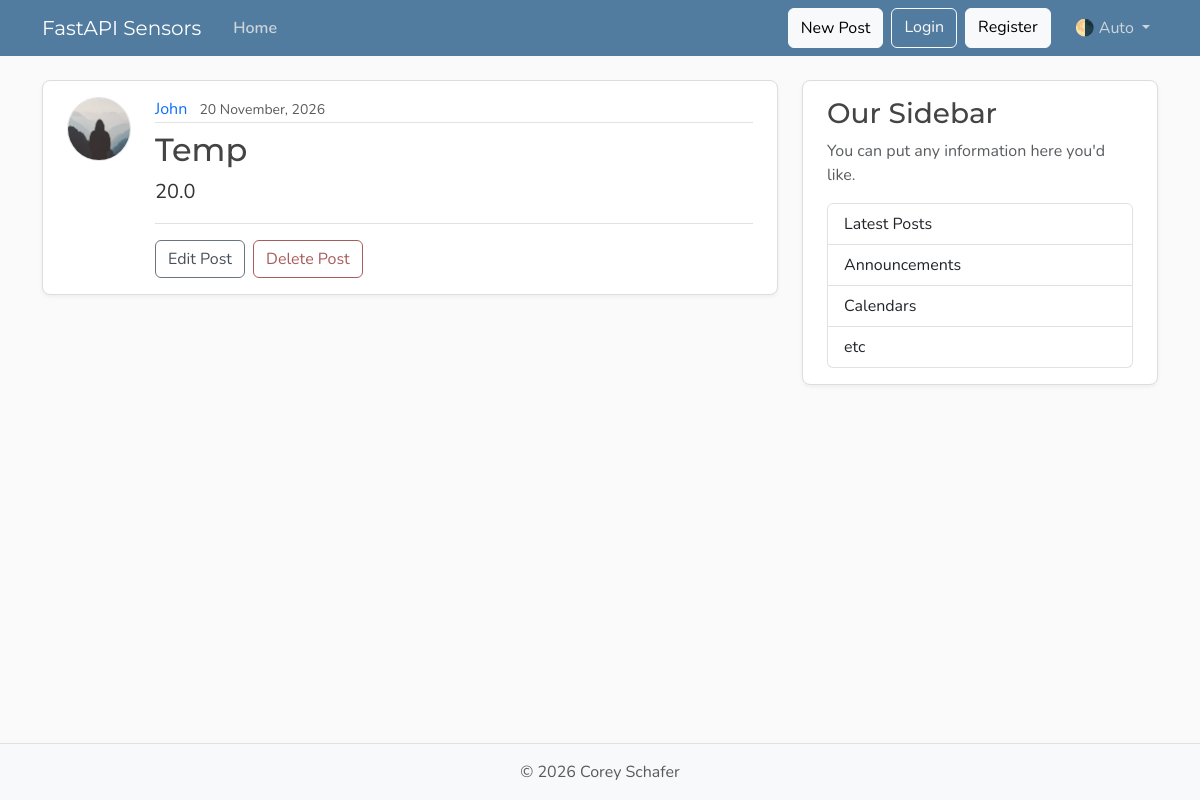
/sensor_reading/1, run on the app's committed database.
### fastapi_intro/models.py (models this page shows, shortened)
class User(Base):
    __tablename__ = "user"
    id: Mapped[int] = mapped_column(Integer, primary_key=True, index=True)
    username: Mapped[str] = mapped_column(String(50), unique=True, nullable=False)
    email: Mapped[str] = mapped_column(String(320), unique=True, nullable=False)
    image_file: Mapped[str | None] = mapped_column(String(200), nullable=True, default=None,)
    readings:Mapped[list[Reading]] = relationship(back_populates="author", cascade="all, delete-orphan")

class Reading(Base):
    __tablename__ = "reading"
    id: Mapped[int] = mapped_column(Integer, primary_key=True, index=True)
    sensor: Mapped[str] = mapped_column(String(20), nullable=False)
    content: Mapped[float] = mapped_column(Float, nullable=False)
    user_id: Mapped[int] = mapped_column(ForeignKey("user.id"), nullable=False, index=True)
    date_timestamp: Mapped[datetime] = mapped_column(DateTime(timezone=True),
                                                     default=lambda: datetime.now(UTC))
    author: Mapped[User] = relationship(back_populates="readings")

### fastapi_intro/main.py (the view)
@app.get("/sensor_reading/{sensor_reading_id}", include_in_schema=False)
async def sensor_reading_page(request:Request, sensor_reading_id:int, db: Annotated[AsyncSession, Depends(get_db)]):
    result = await db.execute(select(models.Reading).where(models.Reading.id == sensor_reading_id).options(selectinload(models.Reading.author)))
    sensor_reading = result.scalars().first()
    if sensor_reading:
        title = sensor_reading.sensor[:50]
        return templates.TemplateResponse(request, "sensor_reading.html", {"sensor_reading":sensor_reading, "title":title})
    raise HTTPException(status_code=status.HTTP_404_NOT_FOUND, detail="Sensor reading not found")

### fastapi_intro/templates/sensor_reading.html (shortened to what this page needs)
{% extends "layout.html" %} {% block content %}
<article class="content-section py-3 px-4 mb-4">
  <div class="d-flex align-items-start gap-4">
    <img
      class="rounded-circle article-img flex-shrink-0"
      src="{{ sensor_reading.author.image_path }}"
      alt="{{ sensor_reading.author.name }}'s profile picture"
      width="64"
      height="64"
      loading="lazy"
    />
    <div class="flex-grow-1">
      <div class="article-metadata mb-2">
        <a class="me-2" href="{{url_for("user_readings", user_id=sensor_reading.author.id)}}">{{ sensor_reading.author.username }}</a>
        <small class="text-body-secondary"
          >{{ sensor_reading.date_timestamp.strftime("%d %B, %Y") }}</small
        >
      </div>
      <h2 class="article-title">{{ sensor_reading.sensor }}</h2>
      <p class="article-content">{{ sensor_reading.content }}</p>
      <div class="post-actions mt-3 pt-3 border-top">
        <a class="btn btn-outline-secondary me-1" href="#">Edit Post</a>
        <button
          type="button"
          class="btn btn-outline-danger"
          data-bs-toggle="modal"
          data-bs-target="#deleteModal"
        >
          Delete Post
        </button>
      </div>
    </div>
  </div>
</article>
{% endblock content %}

### fastapi_intro/static/css/main.css (style rules this page uses)
:root { --font-heading: "Montserrat", system-ui, -apple-system, BlinkMacSystemFont, sans-serif; --font-body: "Nunito", system-ui, -apple-system, BlinkMacSystemFont, sans-serif; --color-bg-body: #fafafa; --color-bg-content: #ffffff; --color-text-primary: #333333; --color-text-heading: #444444; --color-steel: #527c9f; --color-nav-link: #cbd5db; --color-nav-link-hover: #ffffff; --color-link-hover: #428bca; --color-border: #dddddd; --color-border-light: #e3e3e3; --spacing-xl: 5rem; --article-img-size: 4rem; --account-img-size: 7.813rem; }
body { font-family: var(--font-body); background: var(--color-bg-body); color: var(--color-text-primary); }
h1, h2, h3, h4, h5, h6 { font-family: var(--font-heading); color: var(--color-text-heading); }
a { text-decoration: none; }
.content-section { background: var(--color-bg-content); border: 1px solid var(--color-border); border-radius: 0.5rem; box-shadow: 0 2px 4px rgba(15, 23, 42, 0.05); transition: box-shadow 0.15s ease, transform 0.15s ease, border-color 0.15s ease; }
.article-title { color: var(--color-text-heading); transition: color 0.2s ease-in-out; }
.article-content { white-space: pre-line; font-size: 1.25rem; }
.article-img { height: var(--article-img-size); width: var(--article-img-size); flex-shrink: 0; object-fit: cover; border: 1px solid var(--color-border-light); box-shadow: 0 0 0 2px var(--color-bg-content); }
.article-metadata { padding-bottom: 0.063rem; border-bottom: 1px solid var(--color-border-light); }
.article-metadata a { transition: color 0.2s ease-in-out; }
.btn-outline-secondary { --bs-btn-color: #495057; --bs-btn-border-color: #6c757d; --bs-btn-hover-color: #fff; --bs-btn-hover-bg: #5a6268; --bs-btn-hover-border-color: #545b62; --bs-btn-active-color: #fff; --bs-btn-active-bg: #545b62; --bs-btn-active-border-color: #4e555b; }
.btn-outline-danger { --bs-btn-color: #a85b5b; --bs-btn-border-color: #a85b5b; --bs-btn-hover-color: #fff; --bs-btn-hover-bg: #924e4e; --bs-btn-hover-border-color: #874848; --bs-btn-active-color: #fff; --bs-btn-active-bg: #874848; --bs-btn-active-border-color: #7c4242; }

### data on the page
User: author.username "John"
Reading: date_timestamp "20 November, 2026", sensor "Temp", content "20.0"
